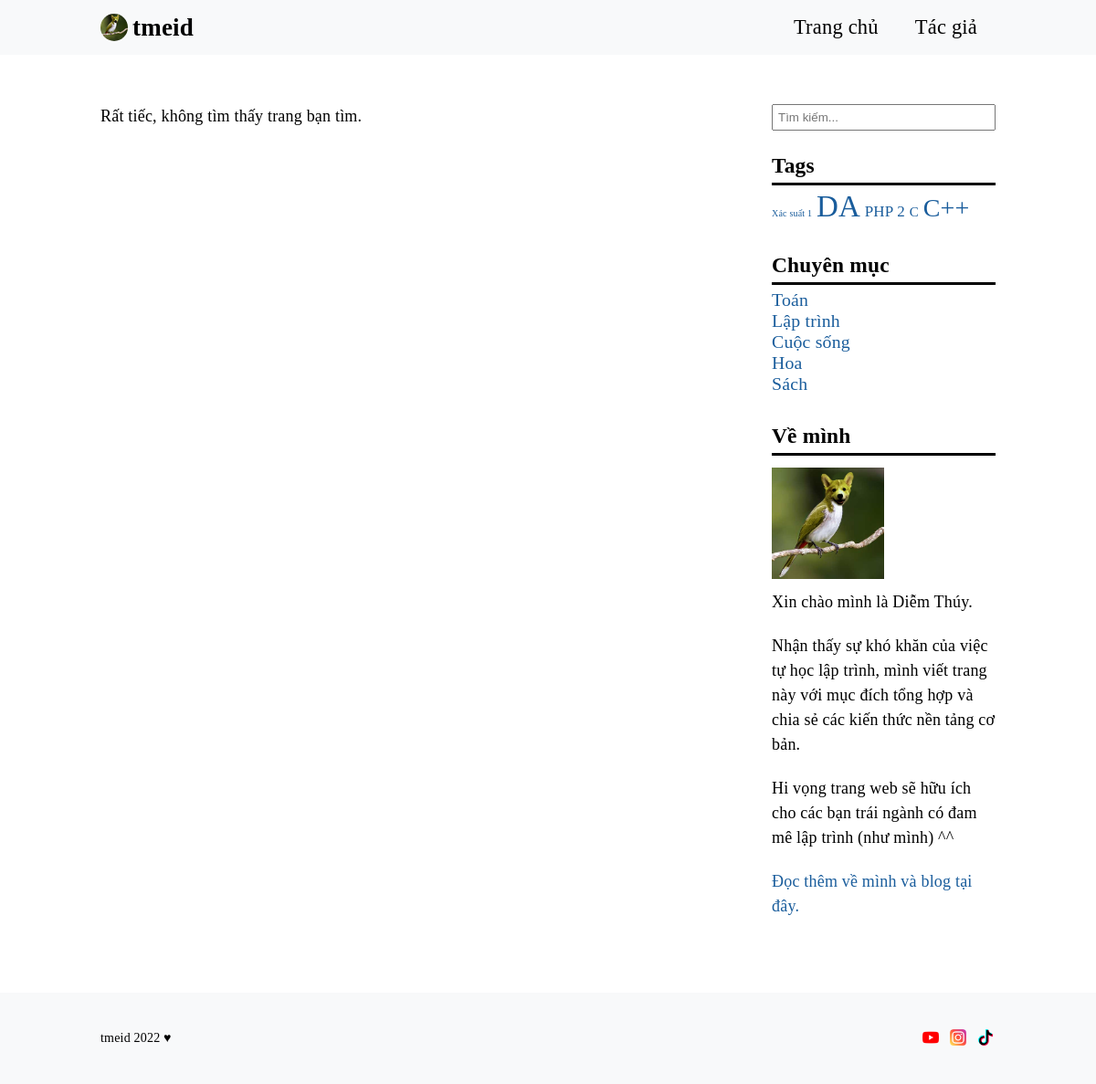
Page /tag.php?id=xac-suat on the earlier database version.
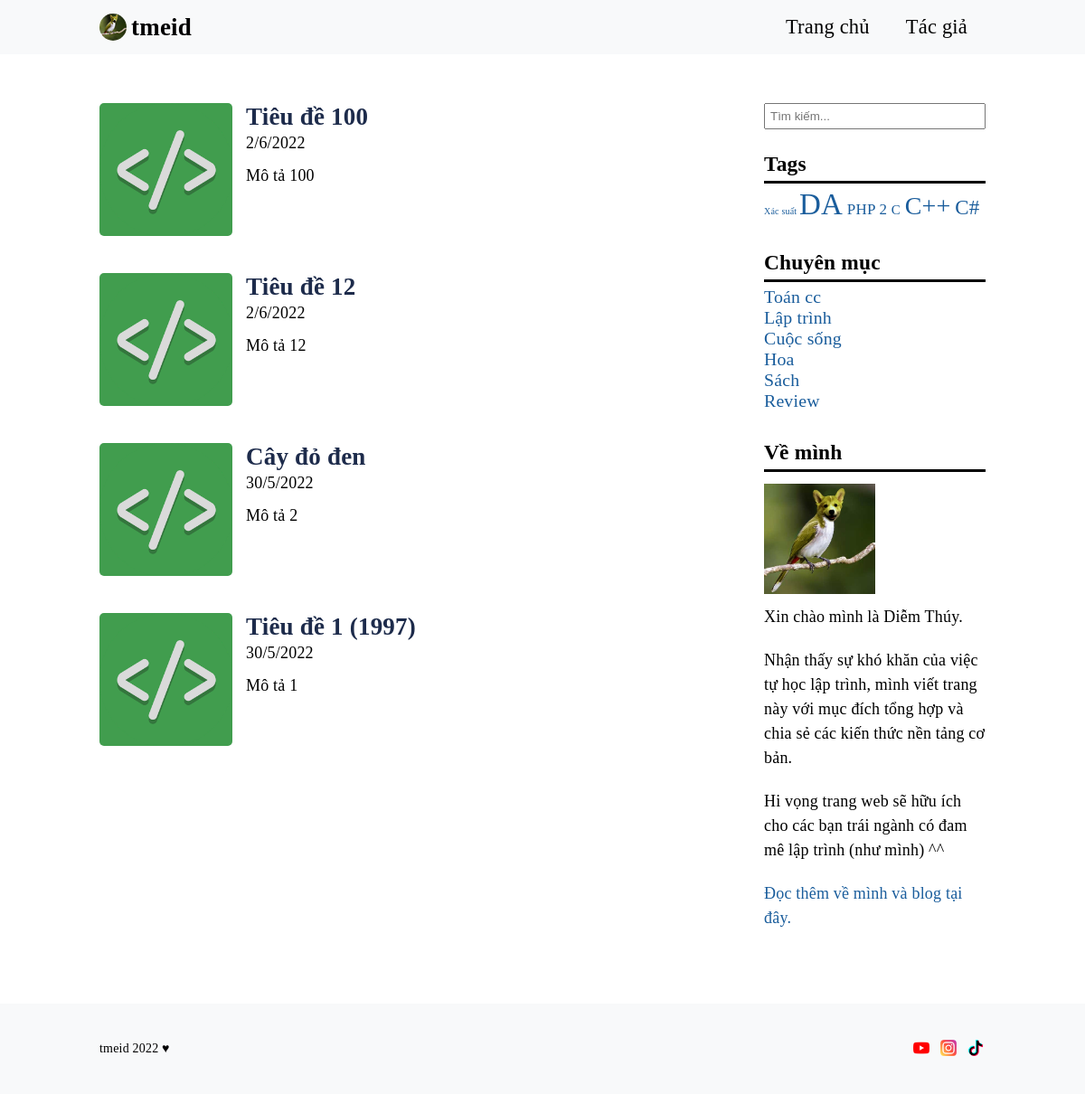
Same page on the later database version.
### tables this page shows
CREATE TABLE `tag` (
  `id` int(11) NOT NULL,
  `tag_name` varchar(100) NOT NULL,
  `slug` varchar(100) NOT NULL,
  `created_at` timestamp NOT NULL DEFAULT current_timestamp()
);

CREATE TABLE `category` (
  `id` int(11) NOT NULL,
  `name` varchar(100) NOT NULL,
  `slug` varchar(255) NOT NULL,
  `created_at` timestamp NOT NULL DEFAULT current_timestamp()
);

CREATE TABLE `post` (
  `id` int(11) NOT NULL,
  `title` varchar(255) NOT NULL,
  `description` text NOT NULL,
  `slug` varchar(255) NOT NULL,
  `content` text NOT NULL,
  `img` varchar(255) NOT NULL,
  `published` tinyint(4) NOT NULL,
  `author_id` int(11) DEFAULT NULL,
  `category_id` int(11) DEFAULT NULL,
  `created_at` timestamp NOT NULL DEFAULT current_timestamp()
);

### app/database/db.php (called while the page is built, shortened)
<?php
include 'connect.php';
function executeQuery($sql, $data){
    global $connect;
    $values = array_values($data);
    $types = str_repeat('s', count($values));
    $stm = $connect->prepare($sql);
    $stm->bind_param($types, ...$values);
    $stm->execute();
    return $stm;
}
function selectAll($table, $condition = [], $limit = 0, $except = [], $desc = false){
    global $connect;
    $sql = "SELECT * FROM $table";
    if(empty($condition)){
        $stm = $connect->prepare($sql);
        $stm->execute();
        $records = $stm->get_result()->fetch_all(MYSQLI_ASSOC);
    }else{
        $i = 0;
        foreach($condition as $key => $value){
            if($i === 0){
                $sql = $sql . " WHERE $key = ?";
            }else{
                $sql = $sql . " AND $key = ?";
            }
            $i++;
        }
        $stm = executeQuery($sql, $condition);
        $records = $stm->get_result()->fetch_all(MYSQLI_ASSOC);
    }
    return $records;
}
function joinTables($table1, $table2, $table3, $id1, $id2a, $id2b, $id3, $key, $id){
    $sql = "SELECT $table3.$key
            FROM $table1
            JOIN $table2
                ON $table1.$id1 = $table2.$id2a
            JOIN $table3
                ON $table2.$id2b = $table3.$id3
            WHERE $table1.$id1 = ?
            ORDER BY $table3.id DESC";
    $stm = executeQuery($sql, ['id' => $id]);
    $records =  $stm->get_result()->fetch_all(MYSQLI_ASSOC);
    return $records;
}

### tag.php (the view, shortened to what the changed rows need)
<?php
    require_once 'app/database/db.php';
    $result_of_search = [];
    $msg = 'Kết quả tìm kiếm cho: ';
    $tags = selectAll('tag');
    $categories = selectAll('category');
    $tag = selectAll('tag', ['slug' => $_GET['id']]);
    if(!empty($tag)){
        $tag_id = $tag[0]['id'];
        $posts_same_tag = joinTables('tag', 'post_tag', 'post', 'id', 'tag_id', 'post_id', 'id', '*', $tag_id);
    }
?>
<!DOCTYPE html>
<html lang="vi">
    <head>
        <link rel="stylesheet" href="assets/css/style.css" type="text/css">
    </head>
    <body>
        <main>
            <div class="container">
                <div class="wrap">
                    <div class="left-side">
                        <?php if (!empty($result_of_search)) : ?>
                            <p><?php echo $msg; ?></p>
                            <?php foreach ($result_of_search as $post) : ?>
                                <article class="post-home">
                                    <div>
                                        <h2><a href="<?php echo 'article/' . $post['slug'] . '.html' ?>"><?php echo $post['title'] ?></a></h2>
                                        <p><?php echo $post['description'] ?></p>
                                    </div>
                                </article>
                            <?php endforeach; ?>
                        <?php else : ?>
                            <?php if(!empty($tag)): ?>
                                <?php foreach($posts_same_tag as $post):?>
                                    <article class="post-home">
                                        <a href="<?php echo 'article/' .$post['slug'] .'.html'?>">
                                        <img src="assets/imgs/img.png" alt="<?php echo $post['title']; ?>">
                                        </a>
                                        <div>
                                            <h2><a href="<?php echo 'article/' .$post['slug'] .'.html'?>"><?php echo $post['title'] ?></a></h2>
                                            <p><?php echo date('j/n/Y', strtotime($post['created_at']))  ?></p>
                                            <p class="description"><?php echo $post['description'] ?></p>
                                        </div>
                                    </article>
                                <?php endforeach; ?>
                            <?php else: ?>
                                <p>Rất tiếc, không tìm thấy trang bạn tìm. </p>
                            <?php endif; ?>
                        <?php endif ?>
                    </div>
                    <div class="right-side">
                        <?php include 'app/blade/right-site.php'; ?>
                    </div>
                </div>
            </div>
        </main>
    </body>
</html>

### app/blade/right-site.php (shortened to what the changed rows need)
<div>
    <h4 class="tag-header">Tags</h4>
    <?php foreach($tags as $tag): ?>
        <a href="<?php echo 'tag/' .$tag['slug']?>" class="tag"><?php echo $tag['tag_name'] ?></a>
    <?php endforeach ?>
</div>
<div>
    <h4 class="tag-header">Chuyên mục</h4>
    <?php foreach($categories as $category): ?>
        <a href="<?php echo 'category/' .$category['slug']?>" class="category"><?php echo $category['name'] ?></a>
    <?php endforeach ?>
</div>

Differences in the rows shown:
now on this page (row edited): post: title "Tiêu đề 100", created_at "2/6/2022", description "Mô tả 100"
now on this page (row edited): post: title "Tiêu đề 12", created_at "2/6/2022", description "Mô tả 12"
now on this page (row edited): post: title "Cây đỏ đen", created_at "30/5/2022", description "Mô tả 2"
now on this page (row unchanged): post: title "Tiêu đề 1 (1997)", created_at "30/5/2022", description "Mô tả 1"
changed tag: tag_name "Xác suất 1" → "Xác suất"
added tag: tag_name "C#"
changed category: name "Toán" → "Toán cc"
added category: name "Review"
Other differences:
text no longer shown: "Rất tiếc, không tìm thấy trang bạn tìm."
